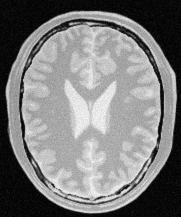
#> input picture assets/brain_proton_density_slice.png, 181 x 217 px
$ python q2_IT_acenturate_brain_mri.py
#> lines starting #> are read from the running program, lines starting #| are printed output that depends on the picture
import numpy as np
import matplotlib.pyplot as plt
from PIL import Image
import cv2

def apply_transformation(image_path, matter_params):
    img = cv2.imread(image_path, cv2.IMREAD_GRAYSCALE)
    if img is None:
        img = np.array(Image.open(image_path).convert('L'))
    transformed = cv2.LUT(img, matter_params)

    return img, transformed

def transform_white_matter():
    matter_params = np.zeros(256, dtype=np.uint8)
    for i in range(256):
        if i < 50:
            matter_params[i] = int(i * 0.3)
        elif i < 120:
            matter_params[i] = np.clip(int(50 + (i - 50) * 0.8), 0, 255)
        else:
            matter_params[i] = np.clip(int(106 + (i - 120) * 1.5), 0, 255)
            if matter_params[i] > 255:
                matter_params[i] = 255
    return matter_params

def transform_gray_matter():
    matter_params = np.zeros(256, dtype=np.uint8)
    for i in range(256):
        if i < 30:
            matter_params[i] = int(i * 0.2)
        elif i < 70:
            matter_params[i] = int(6 + (i - 30) * 1.2)
        elif i < 150:
            matter_params[i] = int(54 + (i - 70) * 2.0)
            if matter_params[i] > 255:
                matter_params[i] = 255
        else:
            matter_params[i] = np.clip(int(214 + (i - 150) * 0.4), 0, 255)
            if matter_params[i] > 255:
                matter_params[i] = 255
    return matter_params

def plot_transformation_curves():
    white_matter = transform_white_matter()

    gray_matter = transform_gray_matter()

    _, axes = plt.subplots(1, 3, figsize=(18, 5))
    input_range = np.arange(256)

    axes[0].plot(input_range, white_matter, 'r-', linewidth=2, label='White Matter')
    axes[0].plot([0, 255], [0, 255], 'k--', alpha=0.5, label='Identity')
    axes[0].set_xlabel('Input Intensity')
    axes[0].set_ylabel('Output Intensity')
    axes[0].set_title('White Matter Transformation')
    axes[0].grid(True, alpha=0.3)
    axes[0].legend()
    axes[0].set_xlim(0, 255)
    axes[0].set_ylim(0, 255)
    axes[1].plot(input_range, gray_matter, 'g-', linewidth=2, label='Gray Matter')
    axes[1].plot([0, 255], [0, 255], 'k--', alpha=0.5, label='Identity')
    axes[1].set_xlabel('Input Intensity')
    axes[1].set_ylabel('Output Intensity')
    axes[1].set_title('Gray Matter Transformation')
    axes[1].grid(True, alpha=0.3)
    axes[1].legend()
    axes[1].set_xlim(0, 255)
    axes[1].set_ylim(0, 255)

    plt.tight_layout()
    plt.show()
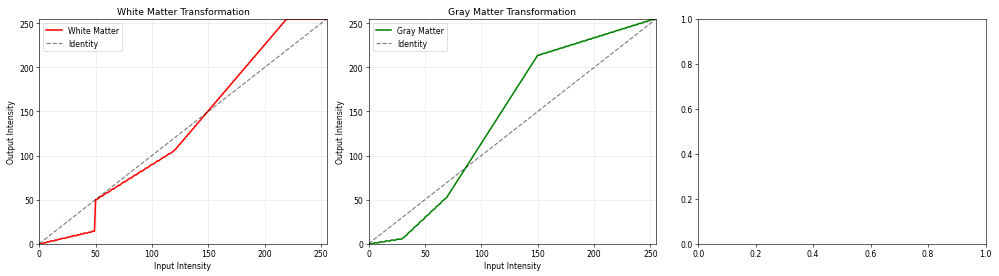
#> figure drawn by matplotlib, 2 panels; panel 1: curve peaks at x = 220, y = 255; panel 2: curve peaks at x = 253, y = 255
#> in apply_transformation, img is the input picture: shape (217, 181); min 0, max 251, mean 123.7
#> in apply_transformation, `transformed = cv2.LUT(img, matter_params)`:
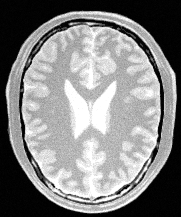
#> transformed: shape (217, 181); min 0, max 255, mean 131.3
#> call 2 of apply_transformation, with image_path = 'assets/brain_proton_density_slice.png', matter_params = array of shape (256,)
#> in apply_transformation (call 2), `transformed = cv2.LUT(img, matter_params)`:
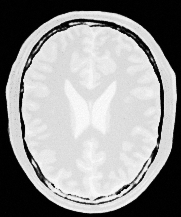
#> transformed: shape (217, 181); min 0, max 254, mean 149.4
    return white_matter, gray_matter

def display_brain_results(original, white, gray):
    _, axes = plt.subplots(2, 2, figsize=(12, 12))

    axes[0,0].imshow(original, cmap='gray')
    axes[0,0].set_title('Original Brain Image')
    axes[0,0].axis('off')

    axes[0,1].imshow(white, cmap='gray')
    axes[0,1].set_title('White Matter')
    axes[0,1].axis('off')

    axes[1,0].imshow(gray, cmap='gray')
    axes[1,0].set_title('Gray Matter')
    axes[1,0].axis('off')

    plt.tight_layout()
    plt.show()
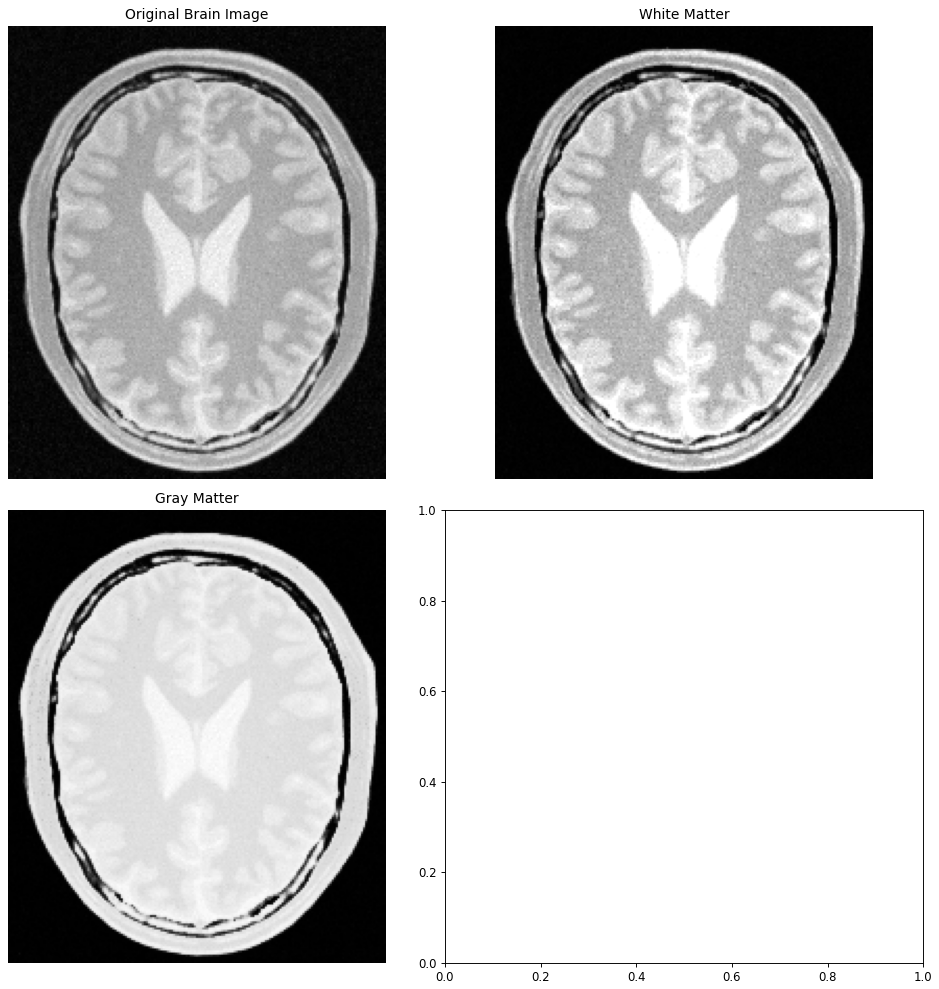
#> figure drawn by matplotlib, 3 panels

if __name__ == "__main__":
    image_path = 'assets/brain_proton_density_slice.png'
    white_matter, gray_matter = plot_transformation_curves()
    original, white_matter = apply_transformation(image_path, white_matter)
    _, gray_matter = apply_transformation(image_path, gray_matter)

    display_brain_results(original, white_matter, gray_matter)

    cv2.imwrite('assets/brain_white_matter_transformed.jpg', white_matter)
    cv2.imwrite('assets/brain_gray_matter_transformed.jpg', gray_matter)
